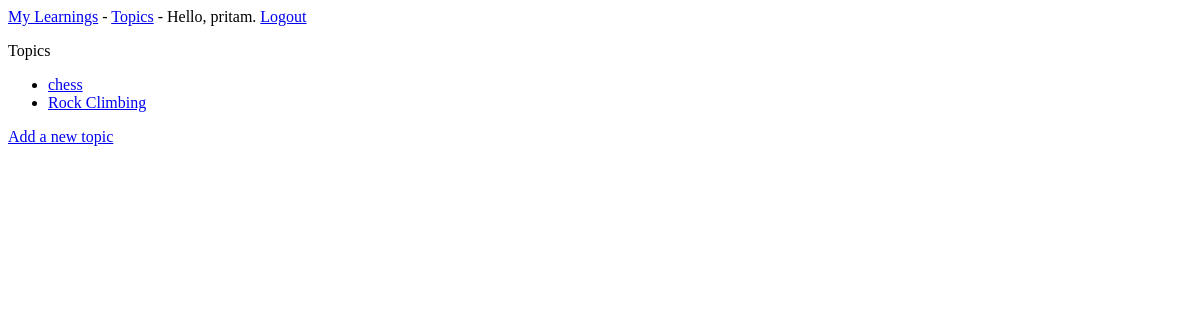
Before: /topics/ (signed in) with the older database file.
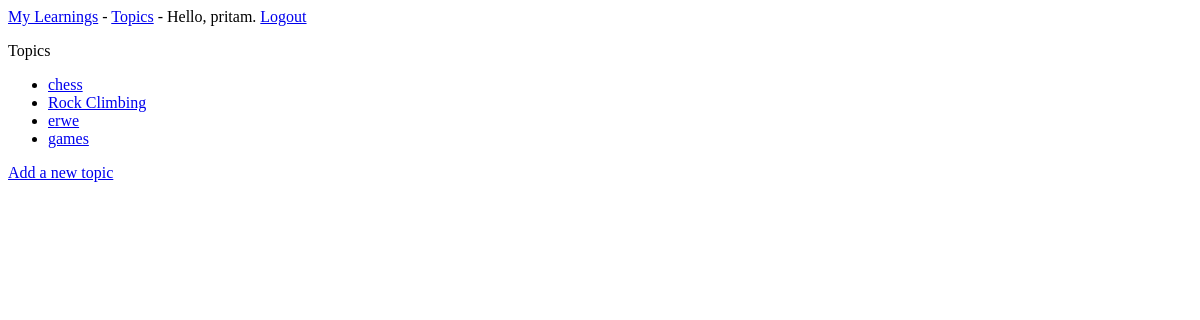
After: the same page with the newer database file.
### my_learning/models.py (models this page shows)
class Topic(models.Model):
    text = models.CharField(max_length=200)
    date_added = models.DateTimeField(auto_now_add=True)
    def __str__(self):
        return self.text

### my_learning/views.py (the view)
# urls.py: path('topics/', views.topics, name='topics'),
def topics(request):
    topics = Topic.objects.order_by('date_added')
    context = {'topics': topics}
    return render(request, 'my_learning/topics.html', context)

### my_learning/templates/my_learning/topics.html
{%extends "my_learning/base.html"%} {%block content %}
<p>Topics</p>
<ul>
	{%for topic in topics %}
	<li><a href="{%url 'my_learning:topic' topic.id %}">{{topic}}</a></li>
	{%empty%}
	<li>No topics have been added yet.</li>
	{%endfor %}
</ul>
<a href="{% url 'my_learning:new_topic'%}">Add a new topic</a>
{%endblock content %}

### my_learning/templates/my_learning/base.html
<p>
	<a href="{% url 'my_learning:index'%}">My Learnings</a> -
	<a href="{% url 'my_learning:topics'%}">Topics</a> -
    {% if user.is_authenticated%}
        Hello, {{user.username}}.
        <a href="{% url 'users:logout'%}">Logout</a>
    {%else%}
    <a href="{% url 'users:login' %}">Log in</a>
    {% endif%}
</p>
{%block content %}{% endblock content %}

Changed rows visible on the page:
added Topic: text "erwe"
added Topic: text "games"
